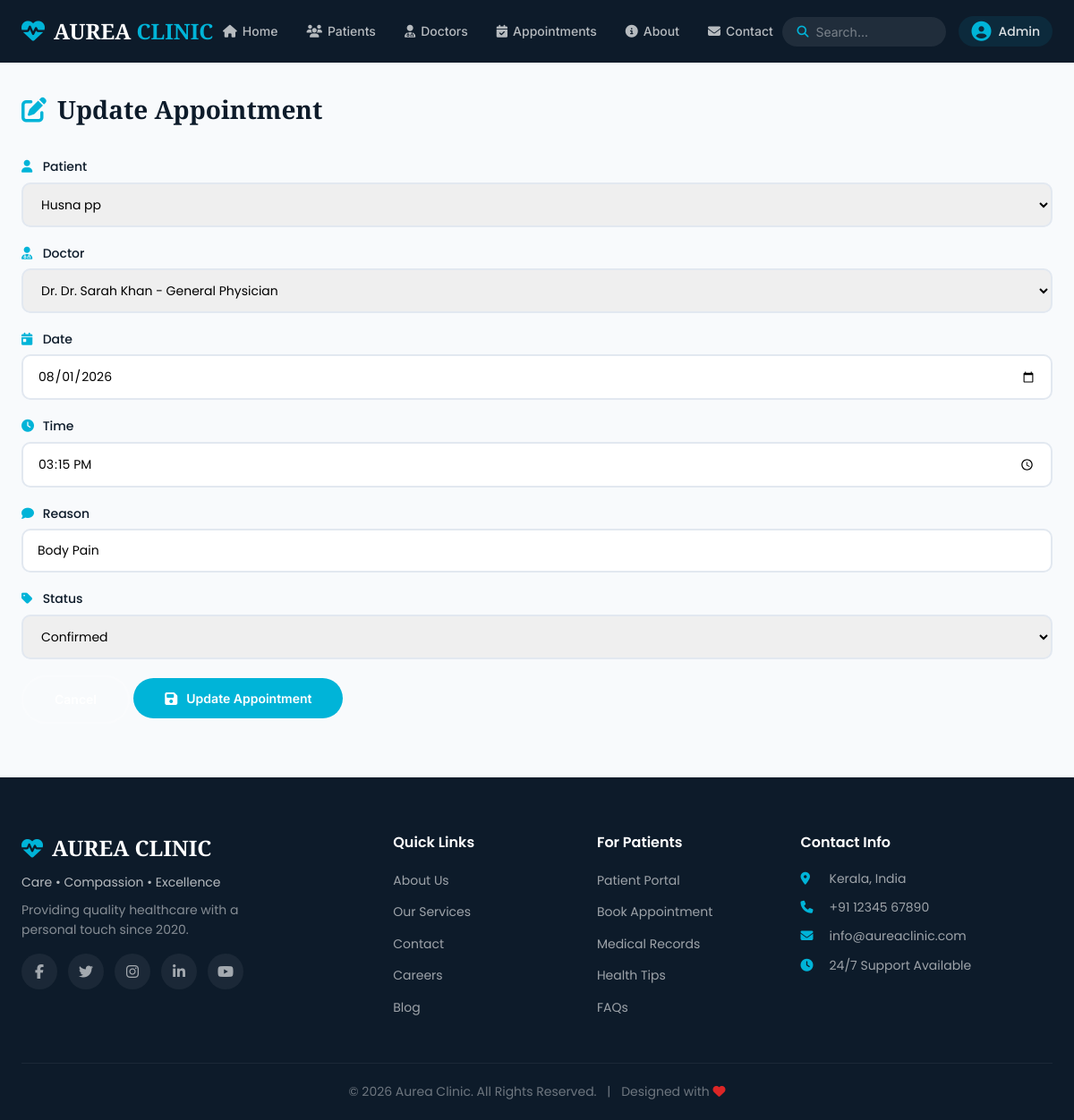
The page /appointments/update/9/ on the database its author committed.
### appointments/models.py (models this page shows, shortened)
class Appointment(models.Model):
    STATUS_CHOICES = [
        ('Confirmed', 'Confirmed'),
        ('Pending', 'Pending'),
    ]
    patient = models.ForeignKey(Patient, on_delete=models.CASCADE)
    doctor = models.ForeignKey(Doctor, on_delete=models.CASCADE)
    date = models.DateField()
    time = models.TimeField()
    reason = models.CharField(max_length=200, blank=True)
    status = models.CharField(max_length=20, choices=STATUS_CHOICES, default='Pending')

### patients/models.py (models this page shows, shortened)
class Patient(models.Model):
    name = models.CharField(max_length=100)
    age = models.IntegerField()
    phone = models.CharField(max_length=15)
    disease = models.TextField()

### appointments/views.py (the view, shortened to what this page needs)
# urls.py: path('update/<int:pk>/', views.appointment_update, name='appointment_update'),
def appointment_update(request, pk):
    appointment = get_object_or_404(Appointment, id=pk)
    patients = Patient.objects.all()
    doctors = Doctor.objects.all()
    return render(request, 'appointments/update.html', {
        'appointment': appointment,
        'patients': patients,
        'doctors': doctors
    })

### templates/appointments/update.html (shortened to what this page needs)
{% extends 'base.html' %}
{% load static %}
{% block content %}
<section class="page-section">
    <div class="container">
        <div class="page-header">
            <h1 class="page-title"><i class="fas fa-edit"></i> Update Appointment</h1>
        </div>
        <div class="booking-card">
            <form method="POST">
                <div class="form-group">
                    <label><i class="fas fa-user"></i> Patient</label>
                    <select name="patient" class="form-input" required>
                        {% for patient in patients %}
                        <option value="{{ patient.id }}" {% if patient.id == appointment.patient.id %}selected{% endif %}>
                            {{ patient.name }}
                        </option>
                        {% endfor %}
                    </select>
                </div>
                <div class="form-group">
                    <label><i class="fas fa-user-md"></i> Doctor</label>
                    <select name="doctor" class="form-input" required>
                        {% for doctor in doctors %}
                        <option value="{{ doctor.id }}" {% if doctor.id == appointment.doctor.id %}selected{% endif %}>
                            Dr. {{ doctor.name }} - {{ doctor.specialization }}
                        </option>
                        {% endfor %}
                    </select>
                </div>
                <div class="form-row">
                    <div class="form-group">
                        <label><i class="fas fa-calendar-day"></i> Date</label>
                        <input type="date" name="date" value="{{ appointment.date|date:'Y-m-d' }}" class="form-input" required>
                    </div>
                    <div class="form-group">
                        <label><i class="fas fa-clock"></i> Time</label>
                        <input type="time" name="time" value="{{ appointment.time|time:'H:i' }}" class="form-input" required>
                    </div>
                </div>
                <div class="form-group">
                    <label><i class="fas fa-comment"></i> Reason</label>
                    <input type="text" name="reason" value="{{ appointment.reason }}" class="form-input">
                </div>
                <div class="form-group">
                    <label><i class="fas fa-tag"></i> Status</label>
                    <select name="status" class="form-input">
                        <option value="Confirmed" {% if appointment.status == 'Confirmed' %}selected{% endif %}>Confirmed</option>
                    </select>
                </div>
                <div class="form-actions">
                    <a href="{% url 'appointment_list' %}" class="btn btn-secondary">Cancel</a>
                    <button type="submit" class="btn btn-primary">
                        <i class="fas fa-save"></i> Update Appointment
                    </button>
                </div>
            </form>
        </div>
    </div>
</section>
{% endblock %}

### static/css/style.css (style rules this page uses)
:root { --primary: #0D1B2A; --secondary: #1B4965; --accent: #00B4D8; --accent-dark: #0090b3; --bg: #F8FAFC; --white: #FFFFFF; --text: #0D1B2A; --text-light: #64748B; --success: #16A34A; --danger: #DC2626; --warning: #D97706; --shadow: 0 8px 30px rgba(0, 0, 0, 0.08); --shadow-hover: 0 12px 40px rgba(0, 0, 0, 0.15); --radius: 16px; --transition: all 0.3s cubic-bezier(0.4, 0, 0.2, 1); }
* { margin: 0; padding: 0; box-sizing: border-box; }
html { scroll-behavior: smooth; }
body { font-family: 'Poppins', sans-serif; background: var(--bg); color: var(--text); line-height: 1.6; min-height: 100vh; display: flex; flex-direction: column; }
.container { max-width: 1200px; margin: 0 auto; padding: 0 24px; }
.btn { display: inline-flex; align-items: center; gap: 10px; padding: 14px 35px; border-radius: 50px; text-decoration: none; font-family: 'Inter', sans-serif; font-weight: 600; font-size: 14px; transition: var(--transition); border: none; cursor: pointer; }
.btn-primary { background: var(--accent); color: #fff; }
.btn-secondary { background: rgba(255, 255, 255, 0.1); color: #fff; border: 2px solid rgba(255, 255, 255, 0.2); }
.btn i { font-size: 16px; }
.page-title { font-family: 'Cinzel', serif; font-size: 28px; color: var(--text); margin: 30px 0 24px; display: flex; align-items: center; gap: 12px; }
.page-title i { color: var(--accent); }
.page-section { padding: 30px 0 60px; }
.page-header { display: flex; justify-content: space-between; align-items: center; margin-bottom: 30px; flex-wrap: wrap; gap: 15px; }
.page-title { font-family: 'Cinzel', serif; font-size: 28px; color: var(--text); display: flex; align-items: center; gap: 12px; margin: 0; }
.form-group { margin-bottom: 18px; }
.form-group label { display: block; font-weight: 500; font-size: 14px; color: var(--text); margin-bottom: 6px; }
.form-group label i { color: var(--accent); width: 20px; }
.form-input, .form-textarea { width: 100%; padding: 12px 16px; border: 2px solid #E2E8F0; border-radius: 10px; font-size: 14px; font-family: 'Poppins', sans-serif; transition: var(--transition); }

### rows shown on the page
Appointment: patient "Husna pp", doctor "Dr. Dr. Sarah Khan - General Physician", date "08/01/2026", time "15:15", reason "Body Pain", status "Confirmed"
